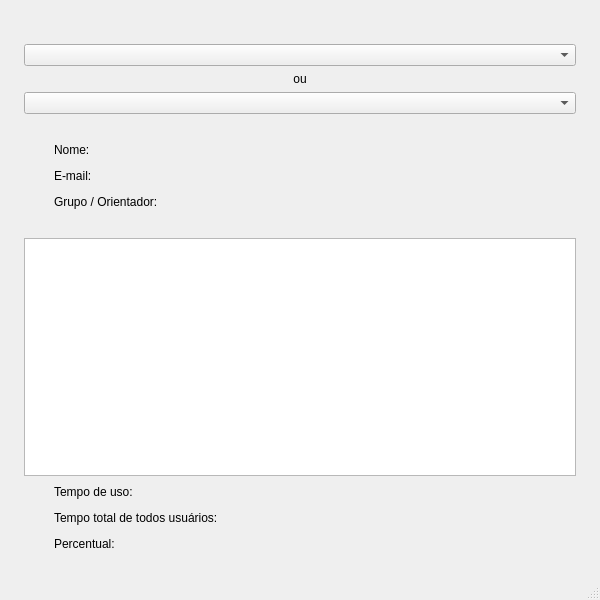
<?xml version="1.0" encoding="UTF-8"?>
<ui version="4.0">
 <class>MainWindow</class>
 <widget class="QMainWindow" name="MainWindow">
  <property name="geometry">
   <rect>
    <x>0</x>
    <y>0</y>
    <width>600</width>
    <height>600</height>
   </rect>
  </property>
  <property name="sizePolicy">
   <sizepolicy hsizetype="Minimum" vsizetype="Minimum">
    <horstretch>0</horstretch>
    <verstretch>0</verstretch>
   </sizepolicy>
  </property>
  <property name="minimumSize">
   <size>
    <width>600</width>
    <height>600</height>
   </size>
  </property>
  <property name="maximumSize">
   <size>
    <width>600</width>
    <height>600</height>
   </size>
  </property>
  <property name="windowTitle">
   <string>Histórico de uso</string>
  </property>
  <property name="windowOpacity">
   <double>1.000000000000000</double>
  </property>
  <property name="tabShape">
   <enum>QTabWidget::Rounded</enum>
  </property>
  <property name="unifiedTitleAndToolBarOnMac">
   <bool>false</bool>
  </property>
  <widget class="QWidget" name="centralwidget">
   <layout class="QGridLayout" name="gridLayout">
    <item row="1" column="0">
     <spacer name="horizontalSpacer_7">
      <property name="orientation">
       <enum>Qt::Horizontal</enum>
      </property>
      <property name="sizeType">
       <enum>QSizePolicy::Fixed</enum>
      </property>
      <property name="sizeHint" stdset="0">
       <size>
        <width>15</width>
        <height>15</height>
       </size>
      </property>
     </spacer>
    </item>
    <item row="2" column="1">
     <spacer name="verticalSpacer_5">
      <property name="orientation">
       <enum>Qt::Vertical</enum>
      </property>
      <property name="sizeType">
       <enum>QSizePolicy::Fixed</enum>
      </property>
      <property name="sizeHint" stdset="0">
       <size>
        <width>15</width>
        <height>15</height>
       </size>
      </property>
     </spacer>
    </item>
    <item row="0" column="1">
     <spacer name="verticalSpacer_2">
      <property name="orientation">
       <enum>Qt::Vertical</enum>
      </property>
      <property name="sizeType">
       <enum>QSizePolicy::Fixed</enum>
      </property>
      <property name="sizeHint" stdset="0">
       <size>
        <width>15</width>
        <height>15</height>
       </size>
      </property>
     </spacer>
    </item>
    <item row="1" column="2">
     <spacer name="horizontalSpacer_8">
      <property name="orientation">
       <enum>Qt::Horizontal</enum>
      </property>
      <property name="sizeType">
       <enum>QSizePolicy::Fixed</enum>
      </property>
      <property name="sizeHint" stdset="0">
       <size>
        <width>15</width>
        <height>15</height>
       </size>
      </property>
     </spacer>
    </item>
    <item row="1" column="1">
     <layout class="QVBoxLayout" name="verticalLayout">
      <property name="sizeConstraint">
       <enum>QLayout::SetMaximumSize</enum>
      </property>
      <item>
       <spacer name="verticalSpacer">
        <property name="orientation">
         <enum>Qt::Vertical</enum>
        </property>
        <property name="sizeType">
         <enum>QSizePolicy::Fixed</enum>
        </property>
        <property name="sizeHint" stdset="0">
         <size>
          <width>20</width>
          <height>20</height>
         </size>
        </property>
       </spacer>
      </item>
      <item>
       <layout class="QHBoxLayout" name="horizontalLayout_2">
        <item>
         <widget class="QComboBox" name="cbx_logins">
          <property name="sizePolicy">
           <sizepolicy hsizetype="Expanding" vsizetype="Fixed">
            <horstretch>0</horstretch>
            <verstretch>0</verstretch>
           </sizepolicy>
          </property>
          <property name="sizeAdjustPolicy">
           <enum>QComboBox::AdjustToContentsOnFirstShow</enum>
          </property>
         </widget>
        </item>
       </layout>
      </item>
      <item>
       <widget class="QLabel" name="label">
        <property name="text">
         <string>ou</string>
        </property>
        <property name="alignment">
         <set>Qt::AlignCenter</set>
        </property>
       </widget>
      </item>
      <item>
       <widget class="QComboBox" name="cbx_grupos">
        <property name="sizePolicy">
         <sizepolicy hsizetype="Expanding" vsizetype="Fixed">
          <horstretch>0</horstretch>
          <verstretch>0</verstretch>
         </sizepolicy>
        </property>
        <property name="sizeAdjustPolicy">
         <enum>QComboBox::AdjustToContentsOnFirstShow</enum>
        </property>
       </widget>
      </item>
      <item>
       <spacer name="verticalSpacer_4">
        <property name="orientation">
         <enum>Qt::Vertical</enum>
        </property>
        <property name="sizeType">
         <enum>QSizePolicy::Fixed</enum>
        </property>
        <property name="sizeHint" stdset="0">
         <size>
          <width>20</width>
          <height>20</height>
         </size>
        </property>
       </spacer>
      </item>
      <item>
       <layout class="QHBoxLayout" name="horizontalLayout_4">
        <item>
         <spacer name="horizontalSpacer_10">
          <property name="orientation">
           <enum>Qt::Horizontal</enum>
          </property>
          <property name="sizeType">
           <enum>QSizePolicy::Fixed</enum>
          </property>
          <property name="sizeHint" stdset="0">
           <size>
            <width>30</width>
            <height>20</height>
           </size>
          </property>
         </spacer>
        </item>
        <item>
         <widget class="QLabel" name="label_4">
          <property name="sizePolicy">
           <sizepolicy hsizetype="Fixed" vsizetype="Preferred">
            <horstretch>0</horstretch>
            <verstretch>0</verstretch>
           </sizepolicy>
          </property>
          <property name="text">
           <string>Nome:       </string>
          </property>
         </widget>
        </item>
        <item>
         <widget class="QLabel" name="lbl_nome">
          <property name="text">
           <string/>
          </property>
         </widget>
        </item>
        <item>
         <spacer name="horizontalSpacer_11">
          <property name="orientation">
           <enum>Qt::Horizontal</enum>
          </property>
          <property name="sizeHint" stdset="0">
           <size>
            <width>40</width>
            <height>20</height>
           </size>
          </property>
         </spacer>
        </item>
       </layout>
      </item>
      <item>
       <layout class="QHBoxLayout" name="horizontalLayout_5">
        <item>
         <spacer name="horizontalSpacer_12">
          <property name="orientation">
           <enum>Qt::Horizontal</enum>
          </property>
          <property name="sizeType">
           <enum>QSizePolicy::Fixed</enum>
          </property>
          <property name="sizeHint" stdset="0">
           <size>
            <width>30</width>
            <height>20</height>
           </size>
          </property>
         </spacer>
        </item>
        <item>
         <widget class="QLabel" name="label_5">
          <property name="sizePolicy">
           <sizepolicy hsizetype="Fixed" vsizetype="Preferred">
            <horstretch>0</horstretch>
            <verstretch>0</verstretch>
           </sizepolicy>
          </property>
          <property name="text">
           <string>E-mail:       </string>
          </property>
         </widget>
        </item>
        <item>
         <widget class="QLabel" name="lbl_email">
          <property name="text">
           <string/>
          </property>
         </widget>
        </item>
        <item>
         <spacer name="horizontalSpacer_13">
          <property name="orientation">
           <enum>Qt::Horizontal</enum>
          </property>
          <property name="sizeHint" stdset="0">
           <size>
            <width>40</width>
            <height>20</height>
           </size>
          </property>
         </spacer>
        </item>
       </layout>
      </item>
      <item>
       <layout class="QHBoxLayout" name="horizontalLayout_6">
        <item>
         <spacer name="horizontalSpacer_14">
          <property name="orientation">
           <enum>Qt::Horizontal</enum>
          </property>
          <property name="sizeType">
           <enum>QSizePolicy::Fixed</enum>
          </property>
          <property name="sizeHint" stdset="0">
           <size>
            <width>30</width>
            <height>20</height>
           </size>
          </property>
         </spacer>
        </item>
        <item>
         <widget class="QLabel" name="label_6">
          <property name="sizePolicy">
           <sizepolicy hsizetype="Fixed" vsizetype="Preferred">
            <horstretch>0</horstretch>
            <verstretch>0</verstretch>
           </sizepolicy>
          </property>
          <property name="text">
           <string>Grupo / Orientador:       </string>
          </property>
         </widget>
        </item>
        <item>
         <widget class="QLabel" name="lbl_grupo">
          <property name="text">
           <string/>
          </property>
         </widget>
        </item>
        <item>
         <spacer name="horizontalSpacer_15">
          <property name="orientation">
           <enum>Qt::Horizontal</enum>
          </property>
          <property name="sizeHint" stdset="0">
           <size>
            <width>40</width>
            <height>20</height>
           </size>
          </property>
         </spacer>
        </item>
       </layout>
      </item>
      <item>
       <spacer name="verticalSpacer_6">
        <property name="orientation">
         <enum>Qt::Vertical</enum>
        </property>
        <property name="sizeType">
         <enum>QSizePolicy::Fixed</enum>
        </property>
        <property name="sizeHint" stdset="0">
         <size>
          <width>20</width>
          <height>20</height>
         </size>
        </property>
       </spacer>
      </item>
      <item>
       <widget class="QTextEdit" name="txt_uso">
        <property name="enabled">
         <bool>true</bool>
        </property>
        <property name="readOnly">
         <bool>true</bool>
        </property>
       </widget>
      </item>
      <item>
       <layout class="QHBoxLayout" name="horizontalLayout_8">
        <item>
         <spacer name="horizontalSpacer_16">
          <property name="orientation">
           <enum>Qt::Horizontal</enum>
          </property>
          <property name="sizeType">
           <enum>QSizePolicy::Fixed</enum>
          </property>
          <property name="sizeHint" stdset="0">
           <size>
            <width>30</width>
            <height>20</height>
           </size>
          </property>
         </spacer>
        </item>
        <item>
         <widget class="QLabel" name="label_7">
          <property name="sizePolicy">
           <sizepolicy hsizetype="Fixed" vsizetype="Preferred">
            <horstretch>0</horstretch>
            <verstretch>0</verstretch>
           </sizepolicy>
          </property>
          <property name="text">
           <string>Tempo de uso:       </string>
          </property>
         </widget>
        </item>
        <item>
         <widget class="QLabel" name="lbl_tempo_total">
          <property name="minimumSize">
           <size>
            <width>50</width>
            <height>0</height>
           </size>
          </property>
          <property name="text">
           <string/>
          </property>
         </widget>
        </item>
        <item>
         <spacer name="horizontalSpacer_17">
          <property name="orientation">
           <enum>Qt::Horizontal</enum>
          </property>
          <property name="sizeHint" stdset="0">
           <size>
            <width>40</width>
            <height>20</height>
           </size>
          </property>
         </spacer>
        </item>
       </layout>
      </item>
      <item>
       <layout class="QHBoxLayout" name="horizontalLayout_11">
        <item>
         <spacer name="horizontalSpacer_22">
          <property name="orientation">
           <enum>Qt::Horizontal</enum>
          </property>
          <property name="sizeType">
           <enum>QSizePolicy::Fixed</enum>
          </property>
          <property name="sizeHint" stdset="0">
           <size>
            <width>30</width>
            <height>20</height>
           </size>
          </property>
         </spacer>
        </item>
        <item>
         <widget class="QLabel" name="label_10">
          <property name="sizePolicy">
           <sizepolicy hsizetype="Fixed" vsizetype="Preferred">
            <horstretch>0</horstretch>
            <verstretch>0</verstretch>
           </sizepolicy>
          </property>
          <property name="text">
           <string>Tempo total de todos usuários:       </string>
          </property>
         </widget>
        </item>
        <item>
         <widget class="QLabel" name="lbl_totalLigado">
          <property name="minimumSize">
           <size>
            <width>50</width>
            <height>0</height>
           </size>
          </property>
          <property name="text">
           <string/>
          </property>
         </widget>
        </item>
        <item>
         <spacer name="horizontalSpacer_23">
          <property name="orientation">
           <enum>Qt::Horizontal</enum>
          </property>
          <property name="sizeHint" stdset="0">
           <size>
            <width>40</width>
            <height>20</height>
           </size>
          </property>
         </spacer>
        </item>
       </layout>
      </item>
      <item>
       <layout class="QHBoxLayout" name="horizontalLayout_9">
        <item>
         <spacer name="horizontalSpacer_18">
          <property name="orientation">
           <enum>Qt::Horizontal</enum>
          </property>
          <property name="sizeType">
           <enum>QSizePolicy::Fixed</enum>
          </property>
          <property name="sizeHint" stdset="0">
           <size>
            <width>30</width>
            <height>20</height>
           </size>
          </property>
         </spacer>
        </item>
        <item>
         <widget class="QLabel" name="label_8">
          <property name="sizePolicy">
           <sizepolicy hsizetype="Fixed" vsizetype="Preferred">
            <horstretch>0</horstretch>
            <verstretch>0</verstretch>
           </sizepolicy>
          </property>
          <property name="text">
           <string>Percentual:       </string>
          </property>
         </widget>
        </item>
        <item>
         <widget class="QLabel" name="lbl_percentual">
          <property name="minimumSize">
           <size>
            <width>50</width>
            <height>0</height>
           </size>
          </property>
          <property name="text">
           <string/>
          </property>
         </widget>
        </item>
        <item>
         <spacer name="horizontalSpacer_19">
          <property name="orientation">
           <enum>Qt::Horizontal</enum>
          </property>
          <property name="sizeHint" stdset="0">
           <size>
            <width>40</width>
            <height>20</height>
           </size>
          </property>
         </spacer>
        </item>
       </layout>
      </item>
     </layout>
    </item>
   </layout>
  </widget>
  <widget class="QMenuBar" name="menubar">
   <property name="geometry">
    <rect>
     <x>0</x>
     <y>0</y>
     <width>600</width>
     <height>18</height>
    </rect>
   </property>
  </widget>
  <widget class="QStatusBar" name="statusbar"/>
 </widget>
 <resources/>
 <connections/>
</ui>
